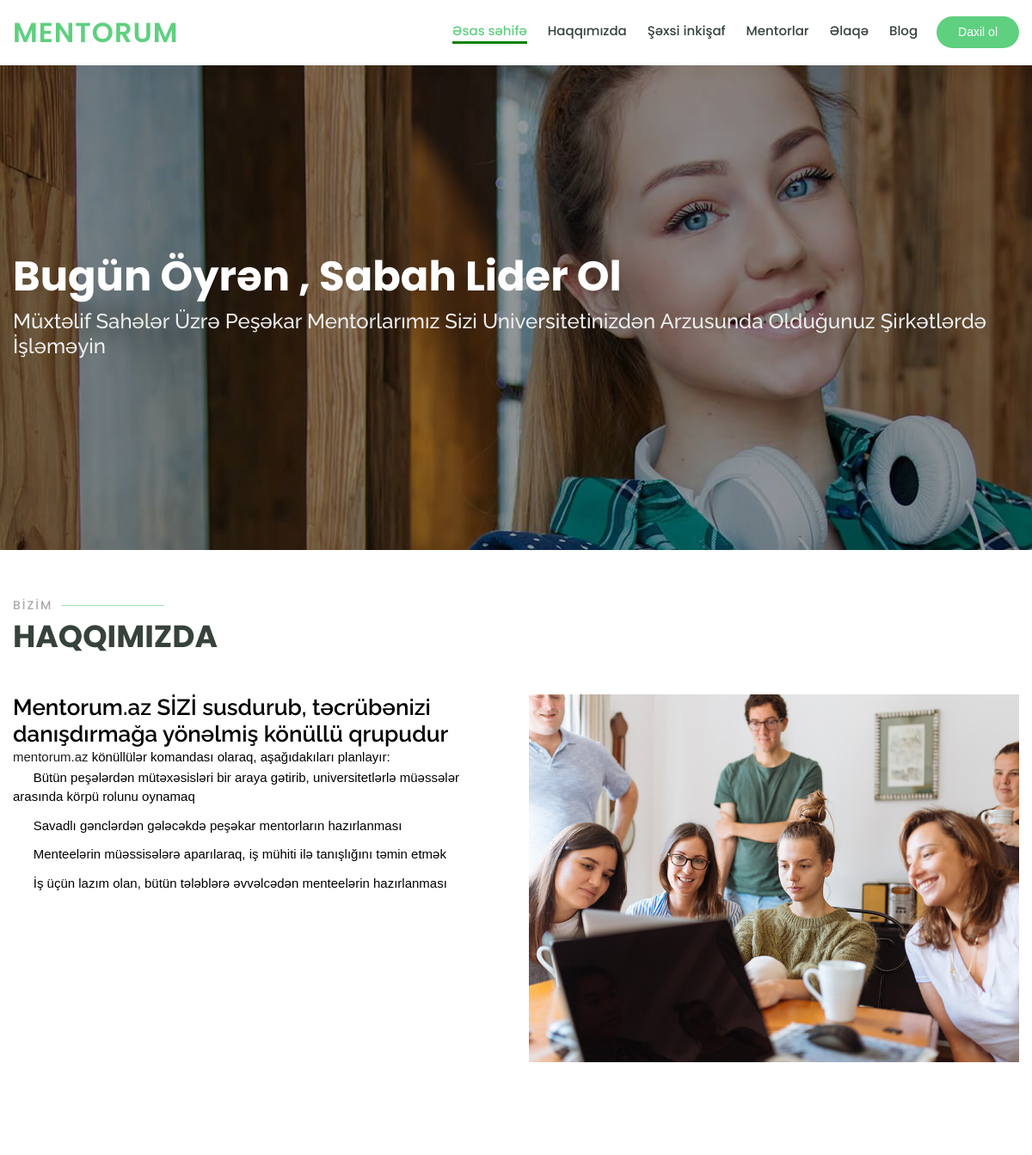
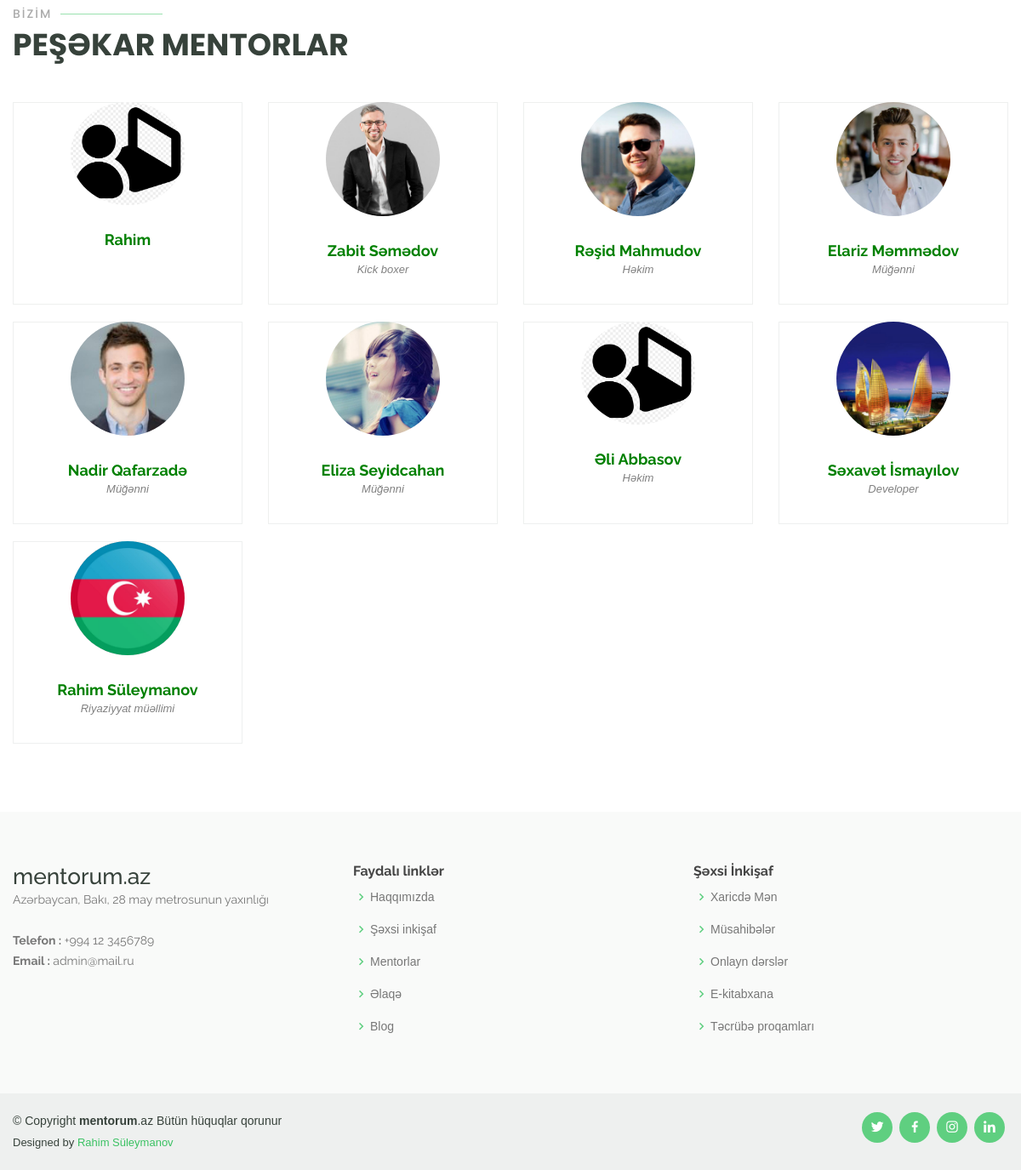
The page / on the database its author committed (2 pictures, top to bottom).
### tables this page shows
CREATE TABLE IF NOT EXISTS `banner` (
  `id` int(11) NOT NULL AUTO_INCREMENT,
  `title` varchar(40) NOT NULL,
  `content` varchar(120) NOT NULL,
  `image` text NOT NULL,
  `realTime` varchar(10) NOT NULL,
  PRIMARY KEY (`id`)
);

CREATE TABLE IF NOT EXISTS `about` (
  `id` int(11) NOT NULL AUTO_INCREMENT,
  `about_short` text NOT NULL,
  `about_title` varchar(80) NOT NULL,
  `about_content` text NOT NULL,
  `created_at` varchar(20) NOT NULL,
  `updated_at` varchar(20) NOT NULL,
  PRIMARY KEY (`id`)
);

CREATE TABLE IF NOT EXISTS `users` (
  `id` int(11) NOT NULL AUTO_INCREMENT,
  `name` varchar(35) NOT NULL,
  `email` varchar(250) NOT NULL,
  `password` varchar(55) NOT NULL,
  `status` varchar(1) NOT NULL COMMENT '1-admin;2-mentor;3-mentee',
  `profision` varchar(55) NOT NULL DEFAULT '',
  `phone` varchar(11) NOT NULL DEFAULT '',
  `address` varchar(55) NOT NULL DEFAULT '',
  `practice` varchar(200) NOT NULL DEFAULT '',
  `aboutt` varchar(200) NOT NULL DEFAULT '',
  `image` text NOT NULL DEFAULT '',
  `twitter` text NOT NULL DEFAULT '',
  `facebook` text NOT NULL DEFAULT '',
  `instagram` text NOT NULL DEFAULT '',
  `linkedin` text NOT NULL DEFAULT '',
  `created_at` varchar(25) NOT NULL,
  `updated_at` varchar(25) NOT NULL,
  PRIMARY KEY (`id`)
);

CREATE TABLE IF NOT EXISTS `contact` (
  `id` int(11) NOT NULL AUTO_INCREMENT,
  `email` varchar(101) NOT NULL,
  `phone` varchar(10) NOT NULL,
  `created_at` varchar(25) NOT NULL,
  `updated_at` varchar(25) NOT NULL,
  PRIMARY KEY (`id`)
);

### home_mentors.php (the view, shortened to what this page needs)
<?php
if($index_value == "true")
{
    ?>
    <section id="trainers" class="trainers">
        <div class="container" data-aos="fade-up">
            <div class="section-title">
                <h2>Bizim</h2>
                <p>Peşəkar mentorlar</p>
            </div>
            <div class="row" data-aos="zoom-in" data-aos-delay="100">
                <?php
                $query = $conn->prepare('SELECT * FROM users WHERE status=? ORDER BY id DESC');
                $query->execute([2]);
                $rows = $query->fetchall(PDO::FETCH_ASSOC);
                if (count($rows) != 0) {
                    foreach ($rows as $row) {
                ?>
                        <div class="col-lg-3 col-md-3 d-flex align-items-stretch">
                            <div class="member">
                                <?php if (!isset($_SESSION['id'])) {
                                ?>
                                    <a href="javascript:;" class="login2" id="<?php echo $row["id"];  ?>" data-target="#login2" data-toggle="modal">
                                        <img src="assets/profiles600/<?php if (mb_strlen($row["image"]) != 0) {
                                                                            echo $row["image"];
                                                                        } else {
                                                                            echo 'user.png';
                                                                        } ?>" style="width: 50%;border-radius:50%;" class="img-fluid" alt="">
                                        <div class="member-content">
                                            <h4 style="color:green;"><?php echo $row["name"]; ?></h4>
                                            <span style="color: grey;"><?php echo $row["profision"]; ?></span>
                                        </div>
                                    </a>
                                <?php
                                }
                                ?>
                            </div>
                        </div>
                <?php
                    }
                }
                ?>
            </div>
        </div>
    </section>
    </main>
    <?php
}
else
{
    header("location:./");
}
?>

### header.php (shortened to what this page needs)
<?php
if($index_value=="true")
{
  ?>
<!DOCTYPE html>
<html lang="az">
<head>
  <link href="<?= $domain ?>assets/vendor/bootstrap/css/bootstrap.min.css" rel="stylesheet">
  <link href="./assets/vendor/icofont/icofont.min.css" rel="stylesheet">
  <link href="./assets/vendor/boxicons/css/boxicons.min.css" rel="stylesheet">
  <link href="<?= $domain ?>assets/vendor/remixicon/remixicon.css" rel="stylesheet">
  <link href="<?= $domain ?>assets/vendor/owl.carousel/assets/owl.carousel.min.css" rel="stylesheet">
  <link href="<?= $domain ?>assets/vendor/animate.css/animate.min.css" rel="stylesheet">
  <link href="<?= $domain ?>assets/vendor/aos/aos.css" rel="stylesheet">
  <link href="./assets/css/fontawesome.min.css" rel="stylesheet">
  <link href="<?= $domain ?>assets/css/style.css" rel="stylesheet">
  <link rel="stylesheet" href="https://cdnjs.cloudflare.com/ajax/libs/font-awesome/4.7.0/css/font-awesome.min.css">
  <link rel="stylesheet" type="text/css" href="<?= $domain ?>assets/soon/vendor/animate/animate.css">
  <link rel="stylesheet" type="text/css" href="<?= $domain ?>assets/soon/vendor/select2/select2.min.css">
  <link rel="stylesheet" type="text/css" href="<?= $domain ?>assets/soon/css/util.css">
  <link rel="stylesheet" type="text/css" href="<?= $domain ?>assets/soon/css/main.css">
  <link href="<?= $domain ?>assets/css/main.css" rel="stylesheet">
  <link href="<?= $domain ?>assets/css/blog/style.css" rel="stylesheet">
  <link href="<?= $domain ?>assets/css/blog/custom.css" rel="stylesheet">
  <link href="<?= $domain ?>assets/css/blog/responsive.css" rel="stylesheet">
  <link href="<?= $domain ?>assets/css/blog/animate.css" rel="stylesheet">
  <link href="./assets/css/blog/font-awesome.min.css" rel="stylesheet">
  <link href="<?= $domain ?>assets/css/blog/superslides.css" rel="stylesheet">
  <link href="<?= $domain ?>assets/css/blog/baguetteBox.min.css" rel="stylesheet">
</head>
<body>
  <header id="header" class="fixed-top">
    <div class="container d-flex align-items-center">
      <h1 class="logo mr-auto"><a href="./">Mentorum</a></h1>
      <nav class="nav-menu d-none d-lg-block">
        <ul>
          <li class="<?php echo $index;     ?>" ><a href="<?= $domain ?>" style="<?= $style_index ?>">Əsas səhifə</a></li>
          <li class="<?php echo $about;     ?>" ><a href="<?= $domain ?>pages/about" style="<?= $style_about ?>">Haqqımızda</a></li>
          <li class="<?php echo $progress;  ?>" ><a href="<?= $domain ?>pages/progress" style="<?= $style_progress ?>">Şəxsi inkişaf</a></li>
          <li class="<?php echo $mentors;   ?>" ><a href="<?= $domain ?>pages/mentors" style="<?= $style_mentors ?>">Mentorlar</a></li>
          <li class="<?php echo $contact;   ?>" ><a href="<?= $domain ?>pages/contact" style="<?= $style_contact ?>">Əlaqə</a></li>
          <li class="<?php echo $blog;   ?>" ><a href="<?= $domain ?>pages/blog" style="<?= $style_blog ?>">Blog</a></li>
        </ul>
      </nav>
      <?php if (!isset($_SESSION['id'])) {
        echo '<a href="javascript:;" class="get-started-btn" data-target="#login" data-toggle="modal">Daxil ol</a>';
      }
      ?>
    </div>
  </header>
  <?php
}
else
{
  header("location:./");
}
?>

### index.php (shortened to what this page needs)
<?php
include 'include/config.php';
$domain         = './';
$style          = 'border-bottom: 3px solid green';
$style_index    = '';
$style_about    = '';
$style_progress = '';
$style_mentors  = '';
$style_contact  = '';
$style_blog     = '';
$index          = '';
$about          = '';
$progress       = '';
$mentors        = '';
$contact        = '';
$blog           = '';
if (isset($_GET['page'])) {
    $page             = htmlspecialchars(trim($_GET['page']));
    if ($page == 'about') {
        $about          = 'active';
        $style_about    = $style;
    } elseif ($page == 'progress' || $page == 'career' || $page == 'interview' || $page == 'tutorial' || $page == 'ebook' || $page == 'practice') {
        $progress       = 'active';
        $style_progress = $style;
    } elseif ($page == 'mentors') {
        $mentors        = 'active';
        $style_mentors  = $style;
    } elseif ($page == 'contact') {
        $contact        = 'active';
        $style_contact  = $style;
    } elseif ($page == 'blog') {
        $blog           = 'active';
        $style_blog     = $style;
    } elseif ($page == 'readMore') {
        $blog           = 'active';
        $style_blog     = $style;
    } elseif ($page == 'guests') {
        $guestsPage     = 'active';
    } elseif ($page == 'edit') {
        $editPage       = 'active';
    } elseif ($page == 'cvSend') {
        $cvSendPage     = 'active';
    } else {
        $index          = 'active';
        $style_index    = $style;
    }
} else {
    $index              = 'active';
    $style_index        = $style;
}
$index_value = "true";
include 'header.php';
if (isset($_GET['page'])) {
    $page             = htmlspecialchars(trim($_GET['page']));
    if ($page == 'exit') {
        include 'exit.php';
    } elseif ($page == 'about') {
        include 'about.php';
    } elseif ($page == 'progress') {
        include 'progress.php';
    } elseif ($page == 'career') {
        include 'career.php';
    } elseif ($page == 'interview') {
        include 'interview.php';
    } elseif ($page == 'tutorial') {
        include 'tutorial.php';
    } elseif ($page == 'ebook') {
        include 'ebook.php';
    } elseif ($page == 'practice') {
        include 'practice.php';
    } elseif ($page == 'registration') {
        include 'registration.php';
    } elseif ($page == 'mentors') {
        include 'mentors.php';
    } elseif ($page == 'profile') {
        include 'profile.php';
    } elseif ($page == 'guests') {
        include 'guests.php';
    } elseif ($page == 'profileBrow') {
        include 'profile_brow.php';
    } elseif ($page == 'edit') {
        include 'edit.php';
    } elseif ($page == 'contact') {
        include 'contact.php';
    } elseif ($page == 'blog') {
        include 'blog.php';
    } elseif ($page == 'cvSend') {
        include 'cv_send.php';
    } elseif ($page == 'readMore') {
        include 'blog_more.php';
    } elseif ($page == 'practiceMore') {
        include 'practice_more.php';
    } else {
        include '404.php';
    }
} else {
    include 'home_banner.php';
    include 'home_about_us.php';
    include 'home_mentors.php';
}
include 'footer.php';

### home_banner.php
<?php
if($index_value == "true")
{
    $query=$conn->prepare('SELECT * FROM banner ORDER BY id DESC');
    $query->execute();
    $rows=$query->fetchall(PDO::FETCH_ASSOC);
    if(count($rows)!=0)
    {
        ?>
    <section id="hero" style="background: url('./assets/banners/<?php echo $rows[0]['image']; ?>') top center;" class="d-flex justify-content-center align-items-center">
        <div class="container position-relative" data-aos="zoom-in" data-aos-delay="100">
            <h1><?php echo $rows[0]['title']; ?></h1>
            <h2><?php echo $rows[0]['content']; ?></h2>
        </div>
    </section>
        <?php
    }
}
else
{
    header("location:./");
}
?>

### home_about_us.php
<?php
if($index_value == "true")
{
    ?>
<main id="main">
<section id="about" class="about">
    <div class="container" data-aos="fade-up">
        <div class="section-title">
            <h2>Bizim</h2>
            <p>Haqqımızda</p>
        </div>
<?php
$query = $conn->prepare('SELECT * FROM about ORDER BY id DESC');
$query->execute();
$rows = $query->fetchall(PDO::FETCH_ASSOC);
if (count($rows) != 0) {
?>
    <div class="row">
        <div class="col-lg-6 order-1 order-lg-2" data-aos="fade-left" data-aos-delay="100">
            <img src="./assets/img/about.jpg" class="img-fluid" alt="">
        </div>
        <div class="col-lg-6 pt-4 pt-lg-0 order-2 order-lg-1 content">
            <h3><?php echo $rows[0]['about_title']; ?></h3>
            <?php echo $rows[0]['about_content']; ?>
        </div>
    </div>
<?php
}else{
echo "Haqqızda heç bir məlumat daxil etməmisiniz";
}
?>
    </div>
</section>
    <?php
}
else
{
    header("location:./");
}
?>

### footer.php (shortened to what this page needs)
<?php
if($index_value == "true")
{
  ?>
<footer id="footer">
<?php
$query = $conn->prepare('SELECT * FROM users WHERE status=?');
$query->execute([1]);
$rows = $query->fetchall(PDO::FETCH_ASSOC);
$query4Contact = $conn->prepare('SELECT * FROM contact ORDER BY id DESC');
$query4Contact->execute();
$rows4Contact = $query4Contact->fetchall(PDO::FETCH_ASSOC);
?>
  <div class="footer-top">
    <div class="container">
      <div class="row">
        <div class="col-lg-4 col-md-6 footer-contact">
          <h3>mentorum.az</h3>
          <p>
            <?= $rows[0]["address"] ?><br><br>
            <strong>Telefon : </strong>+994 <?= substr($rows4Contact[0]["phone"],0,2)." ".substr($rows4Contact[0]["phone"],2,8)  ?><br>
            <strong>Email : </strong><?= $rows4Contact[0]["email"] ?><br>
          </p>
        </div>
        <div class="col-lg-4 col-md-6 footer-links">
          <h4>Faydalı linklər</h4>
          <ul>
            <li><i class="bx bx-chevron-right"></i> <a href="<?= $domain ?>pages/about">Haqqımızda</a></li>
            <li><i class="bx bx-chevron-right"></i> <a href="<?= $domain ?>pages/progress">Şəxsi inkişaf</a></li>
            <li><i class="bx bx-chevron-right"></i> <a href="<?= $domain ?>pages/mentors">Mentorlar</a></li>
            <li><i class="bx bx-chevron-right"></i> <a href="<?= $domain ?>pages/contact">Əlaqə</a></li>
            <li><i class="bx bx-chevron-right"></i> <a href="<?= $domain ?>pages/blog">Blog</a></li>
          </ul>
        </div>
        <div class="col-lg-4 col-md-6 footer-links">
          <h4>Şəxsi İnkişaf</h4>
          <ul>
            <li><i class="bx bx-chevron-right"></i> <a href="<?= $domain ?>pages/career">Xaricdə Mən</a></li>
            <li><i class="bx bx-chevron-right"></i> <a href="<?= $domain ?>pages/interview">Müsahibələr</a></li>
            <li><i class="bx bx-chevron-right"></i> <a href="<?= $domain ?>pages/tutorial">Onlayn dərslər</a></li>
            <li><i class="bx bx-chevron-right"></i> <a href="<?= $domain ?>pages/ebook">E-kitabxana</a></li>
            <li><i class="bx bx-chevron-right"></i> <a href="<?= $domain ?>pages/practice">Təcrübə proqamları</a></li>
          </ul>
        </div>
      </div>
    </div>
  </div>
  <div class="container d-md-flex py-4">
    <div class="mr-md-auto text-center text-md-left">
      <div class="copyright">
        &copy; Copyright <strong><span>mentorum</span></strong>.az Bütün hüquqlar qorunur
      </div>
      <div class="credits">
        Designed by <a href="javascript:;">Rahim Süleymanov</a>
      </div>
    </div>
    <div class="social-links text-center text-md-right pt-3 pt-md-0">
      <a href="<?=  $rows[0]["twitter"] ?>" class="twitter" target="_blank"><i class="bx bxl-twitter"></i></a>
      <a href="<?=  $rows[0]["facebook"] ?>" class="facebook" target="_blank"><i class="bx bxl-facebook"></i></a>
      <a href="<?=  $rows[0]["instagram"] ?>" class="instagram" target="_blank"><i class="bx bxl-instagram"></i></a>
      <a href="<?=  $rows[0]["linkedin"] ?>" class="linkedin" target="_blank"><i class="bx bxl-linkedin"></i></a>
    </div>
  </div>
</footer>
</body>
</html>
<?php
}
else
{
  header("location:./");
}
?>

### assets/soon/css/main.css (style rules this page uses)
.container { max-width: 1200px; }

### assets/css/main.css (style rules this page uses)
h4 { font-weight: bold; color: #fff; }

### assets/css/blog/style.css (style rules this page uses)
a { color: #1f1f1f; text-decoration: none; outline: none; }

### rows shown on the page
banner: image (picture), title "Bugün Öyrən , Sabah Lider Ol", content "Müxtəlif Sahələr Üzrə Peşəkar Mentorlarımız Sizi Universitetinizdən Arzusunda Olduğunuz Şirkətlərdə İşləməyin"
about: about_title "Mentorum.az SİZİ susdurub, təcrübənizi danışdırmağa yönəlmiş könüllü qrupudur", about_content "mentorum.az könüllülər komandası olaraq, aşağıdakıları planlayır: Bütün peşələrdən mütəxəsisləri bir araya gətirib, universitetlərlə müəssələr arasında körpü rolunu oynamaq Savadlı gənclərdən gələcəkdə peşəkar mentorların hazırlanması Menteelərin müəssisələrə aparılaraq, iş mühiti ilə tanışlığını təmin etmək İş üçün lazım olan, bütün tələblərə əvvəlcədən menteelərin hazırlanması"
users: name "Rahim"
users: image (picture), name "Zabit Səmədov", profision "Kick boxer"
users: image (picture), name "Rəşid Mahmudov", profision "Həkim"
users: image (picture), name "Elariz Məmmədov", profision "Müğənni"
users: image (picture), name "Nadir Qafarzadə", profision "Müğənni"
users: image (picture), name "Eliza Seyidcahan", profision "Müğənni"
users: name "Əli Abbasov", profision "Həkim"
users: image (picture), name "Səxavət İsmayılov", profision "Developer"
users: image (picture), name "Rahim Süleymanov", profision "Riyaziyyat müəllimi"
users: address "Azərbaycan, Bakı, 28 may metrosunun yaxınlığı"
contact: phone "12", phone "3456789", email "admin@mail.ru"
